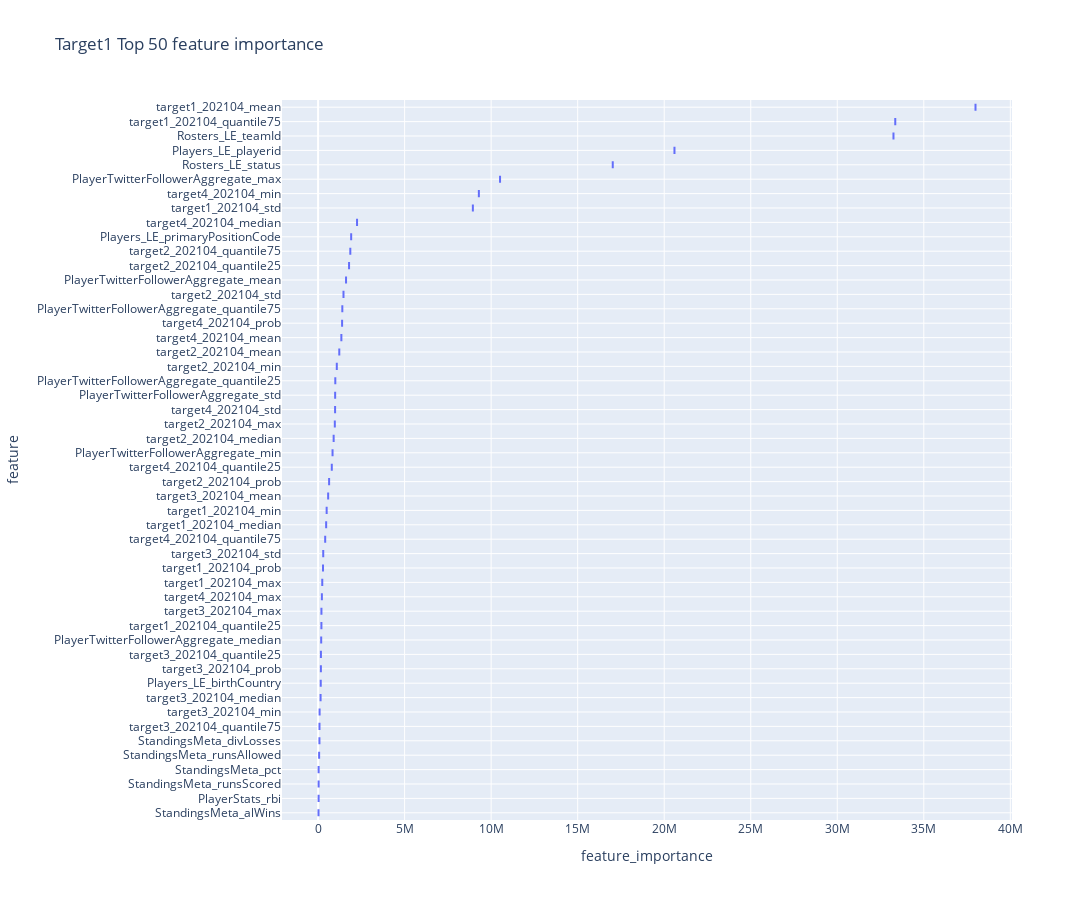
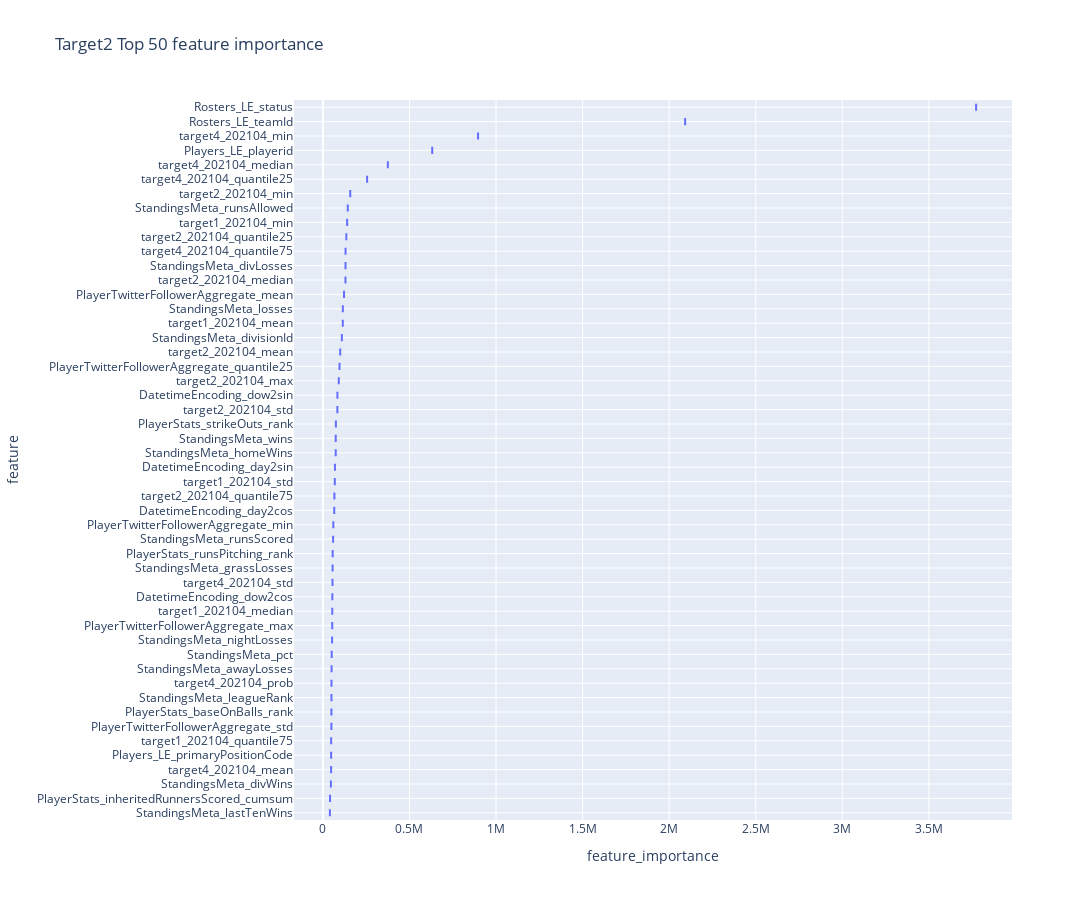
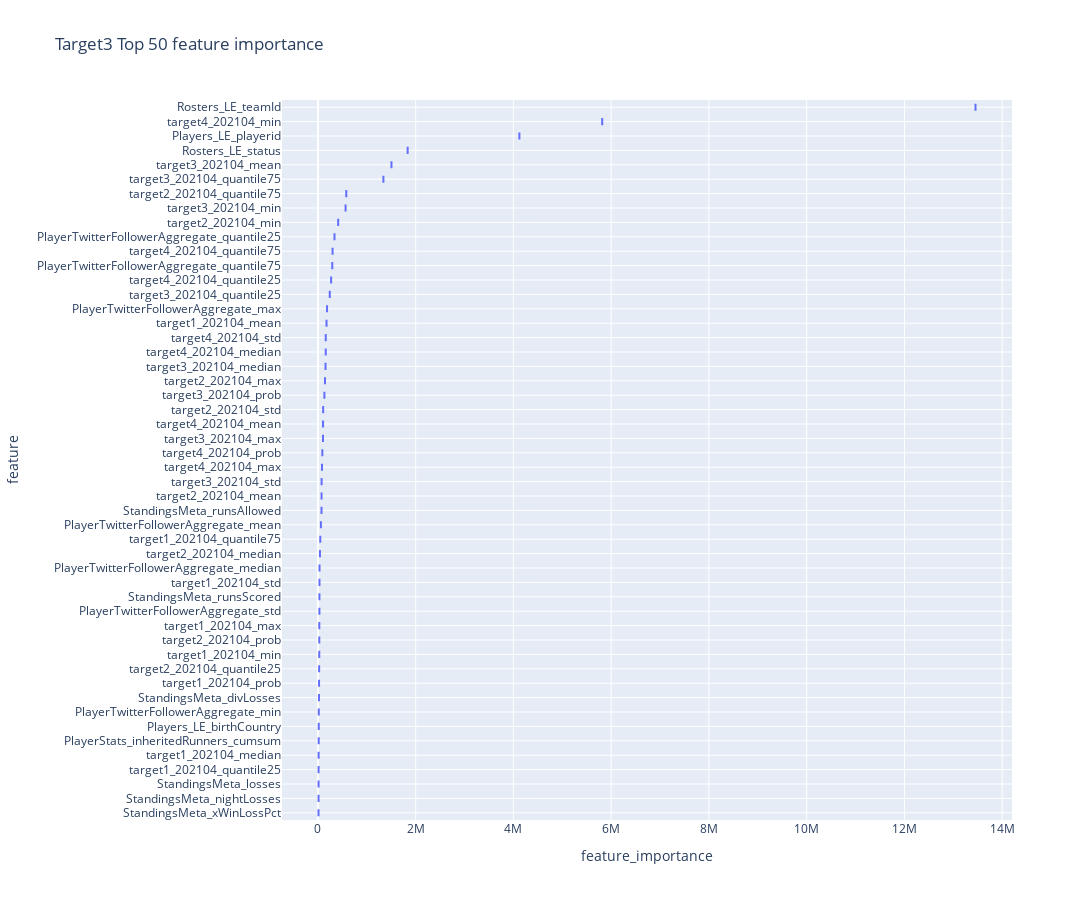
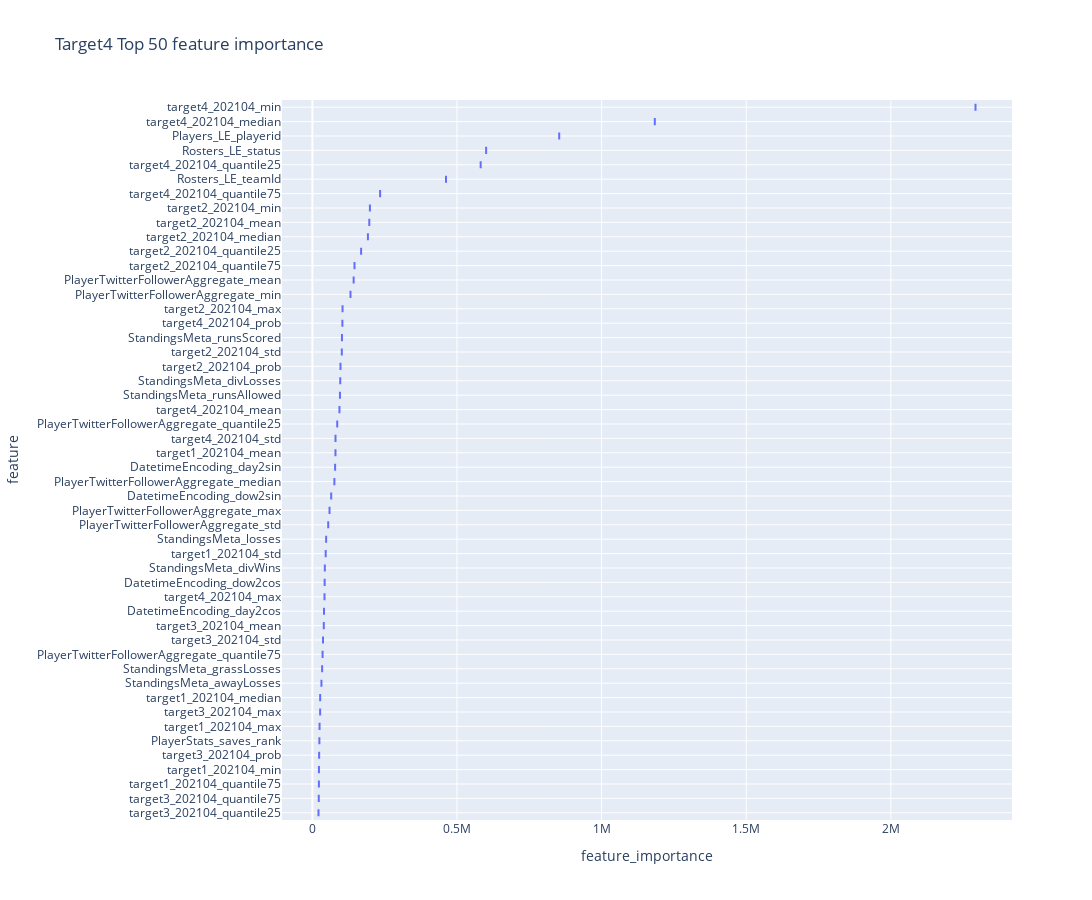

The code cell stored with these charts, in order, in its notebook:
### Code cell
visualize_feature_importance(models, train_feat_df)

### Figure 1 — Plotly figure (JSON) as saved in the notebook; plotly's stock layout.template omitted (floating-point values rounded to 4 significant figures)
{"data": [{"alignmentgroup": "True", "hovertemplate": "feature_importance=%{x}<br>feature=%{y}<extra></extra>", "legendgroup": "", "marker": {"color": "#636efa"}, "name": "", "notched": false, "offsetgroup": "", "orientation": "h", "showlegend": false, "type": "box", "x": [37990000.0, 8943000.0, 241800.0, 495200.0, 466900.0, 192400.0, 33350000.0, 285000.0, 1225000.0, 1468000.0, 967300.0, 1082000.0, 899800.0, 1790000.0, 1862000.0, 637000.0, 582600.0, 297500.0, 193800.0, 87840.0, 144700.0, 164300.0, 81340.0, 162100.0, 1345000.0, 982700.0, 219600.0, 9290000.0, 2251000.0, 792000.0, 410700.0, 1388000.0, 33250000.0, 17030000.0, 153700.0, 1912000.0, 20590000.0, 31030.0, 1615000.0, 986600.0, 10510000.0, 835300.0, 179600.0, 994800.0, 1401000.0, 31330.0, 60340.0, 31050.0, 77940.0, 24230.0], "x0": " ", "xaxis": "x", "y": ["target1_202104_mean", "target1_202104_std", "target1_202104_max", "target1_202104_min", "target1_202104_median", "target1_202104_quantile25", "target1_202104_quantile75", "target1_202104_prob", "target2_202104_mean", "target2_202104_std", "target2_202104_max", "target2_202104_min", "target2_202104_median", "target2_202104_quantile25", "target2_202104_quantile75", "target2_202104_prob", "target3_202104_mean", "target3_202104_std", "target3_202104_max", "target3_202104_min", "target3_202104_median", "target3_202104_quantile25", "target3_202104_quantile75", "target3_202104_prob", "target4_202104_mean", "target4_202104_std", "target4_202104_max", "target4_202104_min", "target4_202104_median", "target4_202104_quantile25", "target4_202104_quantile75", "target4_202104_prob", "Rosters_LE_teamId", "Rosters_LE_status", "Players_LE_birthCountry", "Players_LE_primaryPositionCode", "Players_LE_playerid", "PlayerStats_rbi", "PlayerTwitterFollowerAggregate_mean", "PlayerTwitterFollowerAggregate_std", "PlayerTwitterFollowerAggregate_max", "PlayerTwitterFollowerAggregate_min", "PlayerTwitterFollowerAggregate_median", "PlayerTwitterFollowerAggregate_quantile25", "PlayerTwitterFollowerAggregate_quantile75", "StandingsMeta_pct", "StandingsMeta_runsAllowed", "StandingsMeta_runsScored", "StandingsMeta_divLosses", "StandingsMeta_alWins"], "y0": " ", "yaxis": "y"}], "layout": {"boxmode": "group", "height": 900, "legend": {"tracegroupgap": 0}, "title": {"text": "Target1 Top 50 feature importance"}, "width": 1250, "xaxis": {"anchor": "y", "domain": [0, 1], "title": {"text": "feature_importance"}}, "yaxis": {"anchor": "x", "categoryarray": ["StandingsMeta_alWins", "PlayerStats_rbi", "StandingsMeta_runsScored", "StandingsMeta_pct", "StandingsMeta_runsAllowed", "StandingsMeta_divLosses", "target3_202104_quantile75", "target3_202104_min", "target3_202104_median", "Players_LE_birthCountry", "target3_202104_prob", "target3_202104_quantile25", "PlayerTwitterFollowerAggregate_median", "target1_202104_quantile25", "target3_202104_max", "target4_202104_max", "target1_202104_max", "target1_202104_prob", "target3_202104_std", "target4_202104_quantile75", "target1_202104_median", "target1_202104_min", "target3_202104_mean", "target2_202104_prob", "target4_202104_quantile25", "PlayerTwitterFollowerAggregate_min", "target2_202104_median", "target2_202104_max", "target4_202104_std", "PlayerTwitterFollowerAggregate_std", "PlayerTwitterFollowerAggregate_quantile25", "target2_202104_min", "target2_202104_mean", "target4_202104_mean", "target4_202104_prob", "PlayerTwitterFollowerAggregate_quantile75", "target2_202104_std", "PlayerTwitterFollowerAggregate_mean", "target2_202104_quantile25", "target2_202104_quantile75", "Players_LE_primaryPositionCode", "target4_202104_median", "target1_202104_std", "target4_202104_min", "PlayerTwitterFollowerAggregate_max", "Rosters_LE_status", "Players_LE_playerid", "Rosters_LE_teamId", "target1_202104_quantile75", "target1_202104_mean"], "categoryorder": "array", "domain": [0, 1], "showgrid": true, "title": {"text": "feature"}}}}

### Figure 2 — Plotly figure (JSON) as saved in the notebook; plotly's stock layout.template omitted (floating-point values rounded to 4 significant figures)
{"data": [{"alignmentgroup": "True", "hovertemplate": "feature_importance=%{x}<br>feature=%{y}<extra></extra>", "legendgroup": "", "marker": {"color": "#636efa"}, "name": "", "notched": false, "offsetgroup": "", "orientation": "h", "showlegend": false, "type": "box", "x": [114800.0, 68620.0, 140000.0, 54160.0, 47610.0, 100000.0, 83620.0, 91640.0, 158000.0, 130500.0, 135200.0, 66330.0, 47380.0, 55330.0, 896100.0, 375200.0, 255300.0, 130800.0, 49710.0, 2092000.0, 3773000.0, 47520.0, 631500.0, 41370.0, 49270.0, 75010.0, 56510.0, 122100.0, 49170.0, 53810.0, 60120.0, 95910.0, 109500.0, 49450.0, 74020.0, 115000.0, 50730.0, 143600.0, 59000.0, 73970.0, 50180.0, 40390.0, 52930.0, 55800.0, 46220.0, 130600.0, 65600.0, 69480.0, 54610.0, 83740.0], "x0": " ", "xaxis": "x", "y": ["target1_202104_mean", "target1_202104_std", "target1_202104_min", "target1_202104_median", "target1_202104_quantile75", "target2_202104_mean", "target2_202104_std", "target2_202104_max", "target2_202104_min", "target2_202104_median", "target2_202104_quantile25", "target2_202104_quantile75", "target4_202104_mean", "target4_202104_std", "target4_202104_min", "target4_202104_median", "target4_202104_quantile25", "target4_202104_quantile75", "target4_202104_prob", "Rosters_LE_teamId", "Rosters_LE_status", "Players_LE_primaryPositionCode", "Players_LE_playerid", "PlayerStats_inheritedRunnersScored_cumsum", "PlayerStats_baseOnBalls_rank", "PlayerStats_strikeOuts_rank", "PlayerStats_runsPitching_rank", "PlayerTwitterFollowerAggregate_mean", "PlayerTwitterFollowerAggregate_std", "PlayerTwitterFollowerAggregate_max", "PlayerTwitterFollowerAggregate_min", "PlayerTwitterFollowerAggregate_quantile25", "StandingsMeta_divisionId", "StandingsMeta_leagueRank", "StandingsMeta_wins", "StandingsMeta_losses", "StandingsMeta_pct", "StandingsMeta_runsAllowed", "StandingsMeta_runsScored", "StandingsMeta_homeWins", "StandingsMeta_awayLosses", "StandingsMeta_lastTenWins", "StandingsMeta_nightLosses", "StandingsMeta_grassLosses", "StandingsMeta_divWins", "StandingsMeta_divLosses", "DatetimeEncoding_day2cos", "DatetimeEncoding_day2sin", "DatetimeEncoding_dow2cos", "DatetimeEncoding_dow2sin"], "y0": " ", "yaxis": "y"}], "layout": {"boxmode": "group", "height": 900, "legend": {"tracegroupgap": 0}, "title": {"text": "Target2 Top 50 feature importance"}, "width": 1250, "xaxis": {"anchor": "y", "domain": [0, 1], "title": {"text": "feature_importance"}}, "yaxis": {"anchor": "x", "categoryarray": ["StandingsMeta_lastTenWins", "PlayerStats_inheritedRunnersScored_cumsum", "StandingsMeta_divWins", "target4_202104_mean", "Players_LE_primaryPositionCode", "target1_202104_quantile75", "PlayerTwitterFollowerAggregate_std", "PlayerStats_baseOnBalls_rank", "StandingsMeta_leagueRank", "target4_202104_prob", "StandingsMeta_awayLosses", "StandingsMeta_pct", "StandingsMeta_nightLosses", "PlayerTwitterFollowerAggregate_max", "target1_202104_median", "DatetimeEncoding_dow2cos", "target4_202104_std", "StandingsMeta_grassLosses", "PlayerStats_runsPitching_rank", "StandingsMeta_runsScored", "PlayerTwitterFollowerAggregate_min", "DatetimeEncoding_day2cos", "target2_202104_quantile75", "target1_202104_std", "DatetimeEncoding_day2sin", "StandingsMeta_homeWins", "StandingsMeta_wins", "PlayerStats_strikeOuts_rank", "target2_202104_std", "DatetimeEncoding_dow2sin", "target2_202104_max", "PlayerTwitterFollowerAggregate_quantile25", "target2_202104_mean", "StandingsMeta_divisionId", "target1_202104_mean", "StandingsMeta_losses", "PlayerTwitterFollowerAggregate_mean", "target2_202104_median", "StandingsMeta_divLosses", "target4_202104_quantile75", "target2_202104_quantile25", "target1_202104_min", "StandingsMeta_runsAllowed", "target2_202104_min", "target4_202104_quantile25", "target4_202104_median", "Players_LE_playerid", "target4_202104_min", "Rosters_LE_teamId", "Rosters_LE_status"], "categoryorder": "array", "domain": [0, 1], "showgrid": true, "title": {"text": "feature"}}}}

### Figure 3 — Plotly figure (JSON) as saved in the notebook; plotly's stock layout.template omitted (floating-point values rounded to 4 significant figures)
{"data": [{"alignmentgroup": "True", "hovertemplate": "feature_importance=%{x}<br>feature=%{y}<extra></extra>", "legendgroup": "", "marker": {"color": "#636efa"}, "name": "", "notched": false, "offsetgroup": "", "orientation": "h", "showlegend": false, "type": "box", "x": [175700.0, 31620.0, 27990.0, 27340.0, 14030.0, 12940.0, 48170.0, 23000.0, 74240.0, 107100.0, 144100.0, 414200.0, 41420.0, 24600.0, 579900.0, 27810.0, 1504000.0, 75250.0, 103600.0, 565700.0, 155200.0, 241800.0, 1339000.0, 132000.0, 104400.0, 159800.0, 82750.0, 5817000.0, 159500.0, 269600.0, 299100.0, 90120.0, 13450000.0, 1836000.0, 16530.0, 4122000.0, 15410.0, 60850.0, 30180.0, 186400.0, 16590.0, 31990.0, 338600.0, 293000.0, 12820.0, 73060.0, 30480.0, 12570.0, 21180.0, 11580.0], "x0": " ", "xaxis": "x", "y": ["target1_202104_mean", "target1_202104_std", "target1_202104_max", "target1_202104_min", "target1_202104_median", "target1_202104_quantile25", "target1_202104_quantile75", "target1_202104_prob", "target2_202104_mean", "target2_202104_std", "target2_202104_max", "target2_202104_min", "target2_202104_median", "target2_202104_quantile25", "target2_202104_quantile75", "target2_202104_prob", "target3_202104_mean", "target3_202104_std", "target3_202104_max", "target3_202104_min", "target3_202104_median", "target3_202104_quantile25", "target3_202104_quantile75", "target3_202104_prob", "target4_202104_mean", "target4_202104_std", "target4_202104_max", "target4_202104_min", "target4_202104_median", "target4_202104_quantile25", "target4_202104_quantile75", "target4_202104_prob", "Rosters_LE_teamId", "Rosters_LE_status", "Players_LE_birthCountry", "Players_LE_playerid", "PlayerStats_inheritedRunners_cumsum", "PlayerTwitterFollowerAggregate_mean", "PlayerTwitterFollowerAggregate_std", "PlayerTwitterFollowerAggregate_max", "PlayerTwitterFollowerAggregate_min", "PlayerTwitterFollowerAggregate_median", "PlayerTwitterFollowerAggregate_quantile25", "PlayerTwitterFollowerAggregate_quantile75", "StandingsMeta_losses", "StandingsMeta_runsAllowed", "StandingsMeta_runsScored", "StandingsMeta_nightLosses", "StandingsMeta_divLosses", "StandingsMeta_xWinLossPct"], "y0": " ", "yaxis": "y"}], "layout": {"boxmode": "group", "height": 900, "legend": {"tracegroupgap": 0}, "title": {"text": "Target3 Top 50 feature importance"}, "width": 1250, "xaxis": {"anchor": "y", "domain": [0, 1], "title": {"text": "feature_importance"}}, "yaxis": {"anchor": "x", "categoryarray": ["StandingsMeta_xWinLossPct", "StandingsMeta_nightLosses", "StandingsMeta_losses", "target1_202104_quantile25", "target1_202104_median", "PlayerStats_inheritedRunners_cumsum", "Players_LE_birthCountry", "PlayerTwitterFollowerAggregate_min", "StandingsMeta_divLosses", "target1_202104_prob", "target2_202104_quantile25", "target1_202104_min", "target2_202104_prob", "target1_202104_max", "PlayerTwitterFollowerAggregate_std", "StandingsMeta_runsScored", "target1_202104_std", "PlayerTwitterFollowerAggregate_median", "target2_202104_median", "target1_202104_quantile75", "PlayerTwitterFollowerAggregate_mean", "StandingsMeta_runsAllowed", "target2_202104_mean", "target3_202104_std", "target4_202104_max", "target4_202104_prob", "target3_202104_max", "target4_202104_mean", "target2_202104_std", "target3_202104_prob", "target2_202104_max", "target3_202104_median", "target4_202104_median", "target4_202104_std", "target1_202104_mean", "PlayerTwitterFollowerAggregate_max", "target3_202104_quantile25", "target4_202104_quantile25", "PlayerTwitterFollowerAggregate_quantile75", "target4_202104_quantile75", "PlayerTwitterFollowerAggregate_quantile25", "target2_202104_min", "target3_202104_min", "target2_202104_quantile75", "target3_202104_quantile75", "target3_202104_mean", "Rosters_LE_status", "Players_LE_playerid", "target4_202104_min", "Rosters_LE_teamId"], "categoryorder": "array", "domain": [0, 1], "showgrid": true, "title": {"text": "feature"}}}}

### Figure 4 — Plotly figure (JSON) as saved in the notebook; plotly's stock layout.template omitted (floating-point values rounded to 4 significant figures)
{"data": [{"alignmentgroup": "True", "hovertemplate": "feature_importance=%{x}<br>feature=%{y}<extra></extra>", "legendgroup": "", "marker": {"color": "#636efa"}, "name": "", "notched": false, "offsetgroup": "", "orientation": "h", "showlegend": false, "type": "box", "x": [79750.0, 45960.0, 24740.0, 22600.0, 26860.0, 22420.0, 196700.0, 101700.0, 104200.0, 198800.0, 192000.0, 168400.0, 145500.0, 97090.0, 39410.0, 36670.0, 26720.0, 21080.0, 21970.0, 23380.0, 93520.0, 79880.0, 41850.0, 2293000.0, 1184000.0, 581800.0, 234100.0, 103700.0, 462000.0, 600700.0, 853500.0, 24080.0, 142600.0, 54700.0, 59190.0, 131700.0, 76000.0, 85840.0, 35200.0, 47490.0, 95260.0, 102200.0, 31230.0, 33610.0, 42990.0, 96340.0, 40140.0, 78540.0, 42350.0, 64980.0], "x0": " ", "xaxis": "x", "y": ["target1_202104_mean", "target1_202104_std", "target1_202104_max", "target1_202104_min", "target1_202104_median", "target1_202104_quantile75", "target2_202104_mean", "target2_202104_std", "target2_202104_max", "target2_202104_min", "target2_202104_median", "target2_202104_quantile25", "target2_202104_quantile75", "target2_202104_prob", "target3_202104_mean", "target3_202104_std", "target3_202104_max", "target3_202104_quantile25", "target3_202104_quantile75", "target3_202104_prob", "target4_202104_mean", "target4_202104_std", "target4_202104_max", "target4_202104_min", "target4_202104_median", "target4_202104_quantile25", "target4_202104_quantile75", "target4_202104_prob", "Rosters_LE_teamId", "Rosters_LE_status", "Players_LE_playerid", "PlayerStats_saves_rank", "PlayerTwitterFollowerAggregate_mean", "PlayerTwitterFollowerAggregate_std", "PlayerTwitterFollowerAggregate_max", "PlayerTwitterFollowerAggregate_min", "PlayerTwitterFollowerAggregate_median", "PlayerTwitterFollowerAggregate_quantile25", "PlayerTwitterFollowerAggregate_quantile75", "StandingsMeta_losses", "StandingsMeta_runsAllowed", "StandingsMeta_runsScored", "StandingsMeta_awayLosses", "StandingsMeta_grassLosses", "StandingsMeta_divWins", "StandingsMeta_divLosses", "DatetimeEncoding_day2cos", "DatetimeEncoding_day2sin", "DatetimeEncoding_dow2cos", "DatetimeEncoding_dow2sin"], "y0": " ", "yaxis": "y"}], "layout": {"boxmode": "group", "height": 900, "legend": {"tracegroupgap": 0}, "title": {"text": "Target4 Top 50 feature importance"}, "width": 1250, "xaxis": {"anchor": "y", "domain": [0, 1], "title": {"text": "feature_importance"}}, "yaxis": {"anchor": "x", "categoryarray": ["target3_202104_quantile25", "target3_202104_quantile75", "target1_202104_quantile75", "target1_202104_min", "target3_202104_prob", "PlayerStats_saves_rank", "target1_202104_max", "target3_202104_max", "target1_202104_median", "StandingsMeta_awayLosses", "StandingsMeta_grassLosses", "PlayerTwitterFollowerAggregate_quantile75", "target3_202104_std", "target3_202104_mean", "DatetimeEncoding_day2cos", "target4_202104_max", "DatetimeEncoding_dow2cos", "StandingsMeta_divWins", "target1_202104_std", "StandingsMeta_losses", "PlayerTwitterFollowerAggregate_std", "PlayerTwitterFollowerAggregate_max", "DatetimeEncoding_dow2sin", "PlayerTwitterFollowerAggregate_median", "DatetimeEncoding_day2sin", "target1_202104_mean", "target4_202104_std", "PlayerTwitterFollowerAggregate_quantile25", "target4_202104_mean", "StandingsMeta_runsAllowed", "StandingsMeta_divLosses", "target2_202104_prob", "target2_202104_std", "StandingsMeta_runsScored", "target4_202104_prob", "target2_202104_max", "PlayerTwitterFollowerAggregate_min", "PlayerTwitterFollowerAggregate_mean", "target2_202104_quantile75", "target2_202104_quantile25", "target2_202104_median", "target2_202104_mean", "target2_202104_min", "target4_202104_quantile75", "Rosters_LE_teamId", "target4_202104_quantile25", "Rosters_LE_status", "Players_LE_playerid", "target4_202104_median", "target4_202104_min"], "categoryorder": "array", "domain": [0, 1], "showgrid": true, "title": {"text": "feature"}}}}
